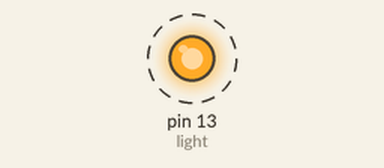
Simulated run of this sketch. Board: Arduino Uno, built with avr-gcc and run on an emulated ATmega328P. On the bench: output pins drawn as LEDs (lit = HIGH). Dashed ring = blinking.

Above: at 0.2 s.
Timing chart, 0 to 3.0 s (numbered marks = the images above):
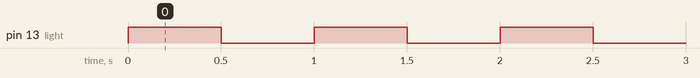

The sketch:

sketch.ino
```cpp
//#include <StandardCplusplus.h>

const int light=13;
int l,time;
void setup()
{
	Serial.begin(9600);
	pinMode(light,OUTPUT);
	time=500;
	l=1;
}

void loop()
{
	char r;
	if( Serial.available() )
		r = Serial.read();
	switch(r)
	{
		case 'a': time = 500;break;
		case 'b': time = 2000;break;
		case 'c': time = 8000;break;
	}
	digitalWrite(light,l);
	l = !l ;
	delay(time);
}
```

Measured:
- by itself, pin 13 (light): alternates HIGH for 0.50 s and LOW for 0.50 s
